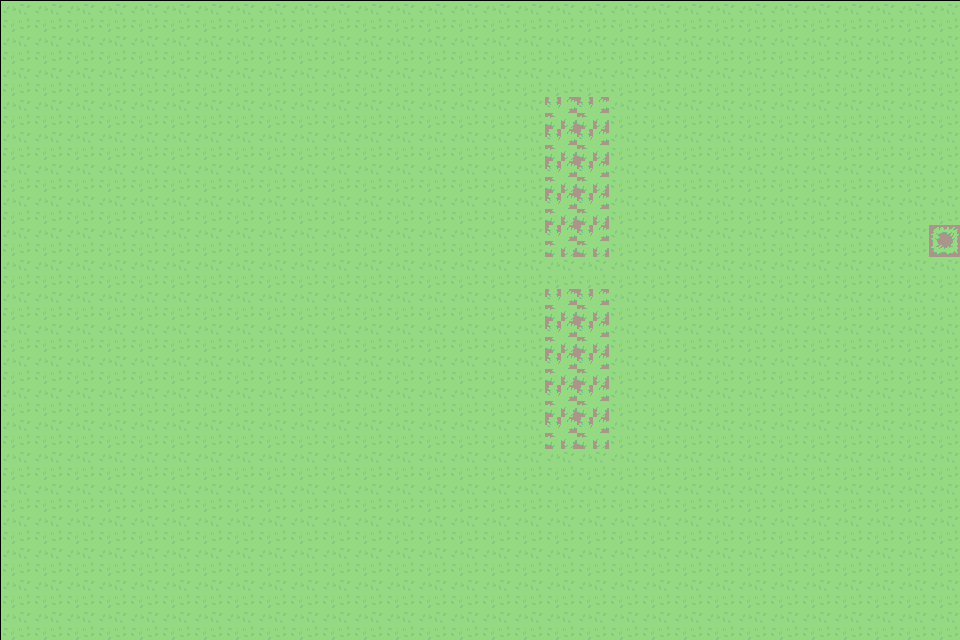

This is a level from a 2D game, rendered from its Tiled map with the project's own tilesets. A one-line summary and the complete map file follow:
An orthogonal 30x20 tile map with 32x32 px tiles, 2 tile layers (Ground, Ground+1) and 4 objects.

<map version="1.10" tiledversion="1.11.2" orientation="orthogonal" renderorder="right-down" width="30" height="20" tilewidth="32" tileheight="32" infinite="0" nextlayerid="7" nextobjectid="92">
 <tileset firstgid="1" source="../tiles/Ground Tiles.tsx" />
 <layer id="1" name="Ground" width="30" height="20" offsetx="1.79171" offsety="1.79171">
  <data encoding="csv">
25,25,25,25,25,25,25,25,25,25,25,25,25,25,25,25,25,25,25,25,25,25,25,25,25,25,25,25,25,25,
25,25,25,25,25,25,25,25,25,25,25,25,25,25,25,25,25,25,25,25,25,25,25,25,25,25,25,25,25,25,
25,25,25,25,25,25,25,25,25,25,25,25,25,25,25,25,25,25,25,25,25,25,25,25,25,25,25,25,25,25,
25,25,25,25,25,25,25,25,25,25,25,25,25,25,25,25,25,25,25,25,25,25,25,25,25,25,25,25,25,25,
25,25,25,25,25,25,25,25,25,25,25,25,25,25,25,25,25,25,25,25,25,25,25,25,25,25,25,25,25,25,
25,25,25,25,25,25,25,25,25,25,25,25,25,25,25,25,25,25,25,25,25,25,25,25,25,25,25,25,25,25,
25,25,25,25,25,25,25,25,25,25,25,25,25,25,25,25,25,25,25,25,25,25,25,25,25,25,25,25,25,25,
25,25,25,25,25,25,25,25,25,25,25,25,25,25,25,25,25,25,25,25,25,25,25,25,25,25,25,25,25,25,
25,25,25,25,25,25,25,25,25,25,25,25,25,25,25,25,25,25,25,25,25,25,25,25,25,25,25,25,25,25,
25,25,25,25,25,25,25,25,25,25,25,25,25,25,25,25,25,25,25,25,25,25,25,25,25,25,25,25,25,25,
25,25,25,25,25,25,25,25,25,25,25,25,25,25,25,25,25,25,25,25,25,25,25,25,25,25,25,25,25,25,
25,25,25,25,25,25,25,25,25,25,25,25,25,25,25,25,25,25,25,25,25,25,25,25,25,25,25,25,25,25,
25,25,25,25,25,25,25,25,25,25,25,25,25,25,25,25,25,25,25,25,25,25,25,25,25,25,25,25,25,25,
25,25,25,25,25,25,25,25,25,25,25,25,25,25,25,25,25,25,25,25,25,25,25,25,25,25,25,25,25,25,
25,25,25,25,25,25,25,25,25,25,25,25,25,25,25,25,25,25,25,25,25,25,25,25,25,25,25,25,25,25,
25,25,25,25,25,25,25,25,25,25,25,25,25,25,25,25,25,25,25,25,25,25,25,25,25,25,25,25,25,25,
25,25,25,25,25,25,25,25,25,25,25,25,25,25,25,25,25,25,25,25,25,25,25,25,25,25,25,25,25,25,
25,25,25,25,25,25,25,25,25,25,25,25,25,25,25,25,25,25,25,25,25,25,25,25,25,25,25,25,25,25,
25,25,25,25,25,25,25,25,25,25,25,25,25,25,25,25,25,25,25,25,25,25,25,25,25,25,25,25,25,25,
25,25,25,25,25,25,25,25,25,25,25,25,25,25,25,25,25,25,25,25,25,25,25,25,25,25,25,25,25,25
</data>
 </layer>
 <layer id="4" name="Ground+1" width="30" height="20" offsetx="1.79171" offsety="1.79171">
  <data encoding="csv">
0,0,0,0,0,0,0,0,0,0,0,0,0,0,0,0,0,0,0,0,0,0,0,0,0,0,0,0,0,0,
0,0,0,0,0,0,0,0,0,0,0,0,0,0,0,0,0,0,0,0,0,0,0,0,0,0,0,0,0,0,
0,0,0,0,0,0,0,0,0,0,0,0,0,0,0,0,0,0,0,0,0,0,0,0,0,0,0,0,0,0,
0,0,0,0,0,0,0,0,0,0,0,0,0,0,0,0,0,18,18,0,0,0,0,0,0,0,0,0,0,0,
0,0,0,0,0,0,0,0,0,0,0,0,0,0,0,0,0,18,18,0,0,0,0,0,0,0,0,0,0,0,
0,0,0,0,0,0,0,0,0,0,0,0,0,0,0,0,0,18,18,0,0,0,0,0,0,0,0,0,0,0,
0,0,0,0,0,0,0,0,0,0,0,0,0,0,0,0,0,18,18,0,0,0,0,0,0,0,0,0,0,0,
0,0,0,0,0,0,0,0,0,0,0,0,0,0,0,0,0,18,18,0,0,0,0,0,0,0,0,0,0,17,
0,0,0,0,0,0,0,0,0,0,0,0,0,0,0,0,0,0,0,0,0,0,0,0,0,0,0,0,0,0,
0,0,0,0,0,0,0,0,0,0,0,0,0,0,0,0,0,18,18,0,0,0,0,0,0,0,0,0,0,0,
0,0,0,0,0,0,0,0,0,0,0,0,0,0,0,0,0,18,18,0,0,0,0,0,0,0,0,0,0,0,
0,0,0,0,0,0,0,0,0,0,0,0,0,0,0,0,0,18,18,0,0,0,0,0,0,0,0,0,0,0,
0,0,0,0,0,0,0,0,0,0,0,0,0,0,0,0,0,18,18,0,0,0,0,0,0,0,0,0,0,0,
0,0,0,0,0,0,0,0,0,0,0,0,0,0,0,0,0,18,18,0,0,0,0,0,0,0,0,0,0,0,
0,0,0,0,0,0,0,0,0,0,0,0,0,0,0,0,0,0,0,0,0,0,0,0,0,0,0,0,0,0,
0,0,0,0,0,0,0,0,0,0,0,0,0,0,0,0,0,0,0,0,0,0,0,0,0,0,0,0,0,0,
0,0,0,0,0,0,0,0,0,0,0,0,0,0,0,0,0,0,0,0,0,0,0,0,0,0,0,0,0,0,
0,0,0,0,0,0,0,0,0,0,0,0,0,0,0,0,0,0,0,0,0,0,0,0,0,0,0,0,0,0,
0,0,0,0,0,0,0,0,0,0,0,0,0,0,0,0,0,0,0,0,0,0,0,0,0,0,0,0,0,0,
0,0,0,0,0,0,0,0,0,0,0,0,0,0,0,0,0,0,0,0,0,0,0,0,0,0,0,0,0,0
</data>
 </layer>
 <objectgroup id="3" name="collisions" offsetx="1.79171" offsety="1.79171">
  <object id="85" x="544.681" y="95.8567" width="61.8141" height="158.567" />
  <object id="86" x="544.681" y="289.362" width="61.8141" height="157.671" />
 </objectgroup>
 <objectgroup id="5" name="teleporters">
  <object id="90" x="929.143" y="225.328" width="32.318" height="28.7271">
   <properties>
    <property name="targetX" type="int" value="1" />
    <property name="targetY" type="int" value="0" />
   </properties>
  </object>
 </objectgroup>
 <objectgroup id="6" name="enemies">
  <object id="91" x="798.973" y="2.69317" width="62.8406" height="26.9317">
   <properties>
    <property name="HP" type="int" value="2" />
    <property name="speed" type="float" value="130" />
   </properties>
  </object>
 </objectgroup>
</map>
